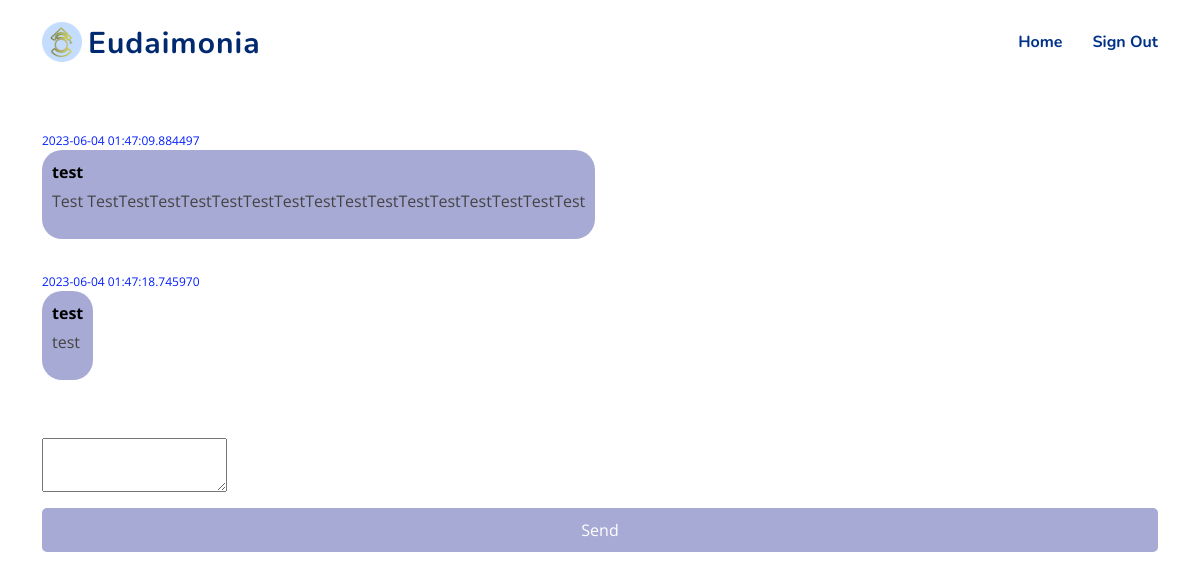
The app's page /community (signed in), older data.
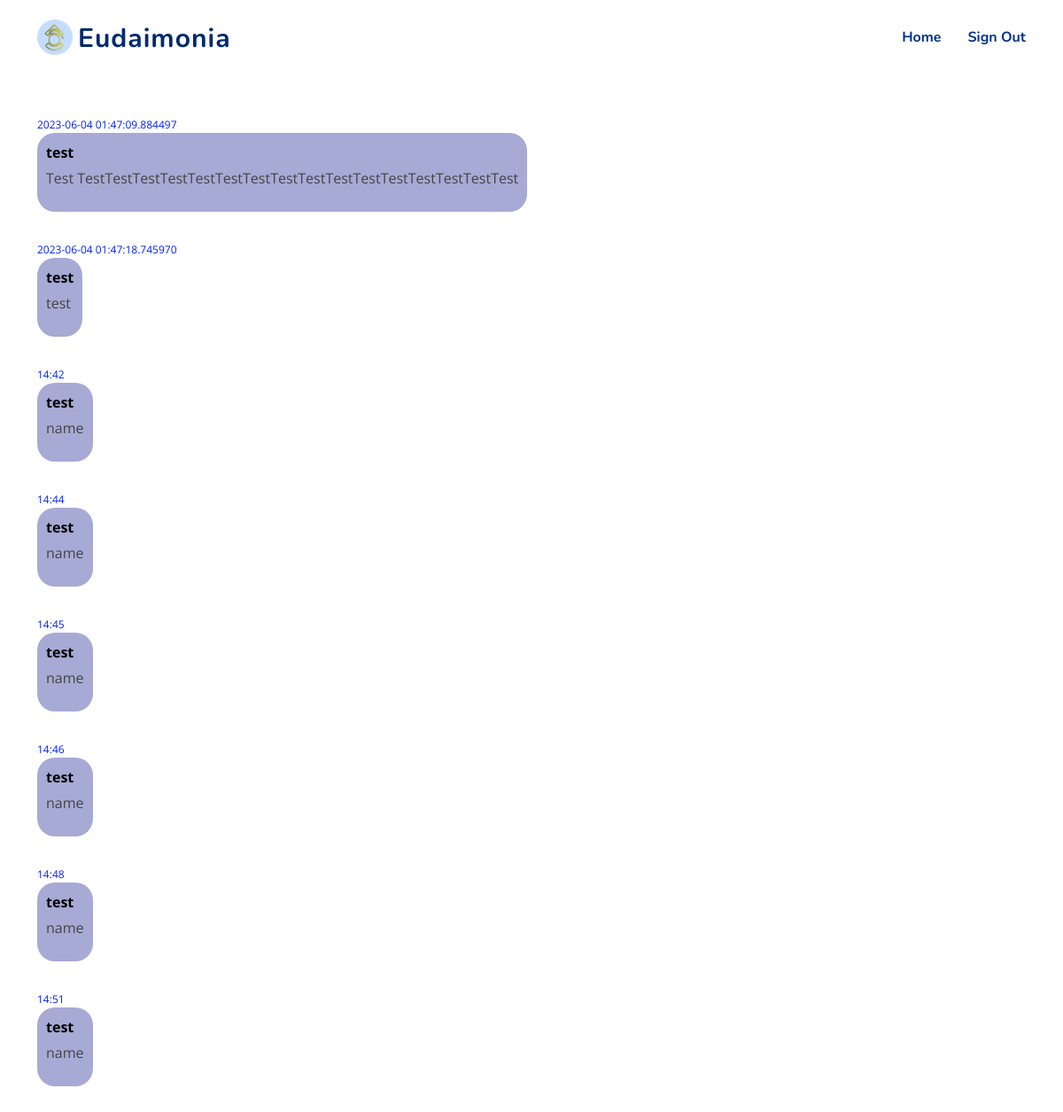
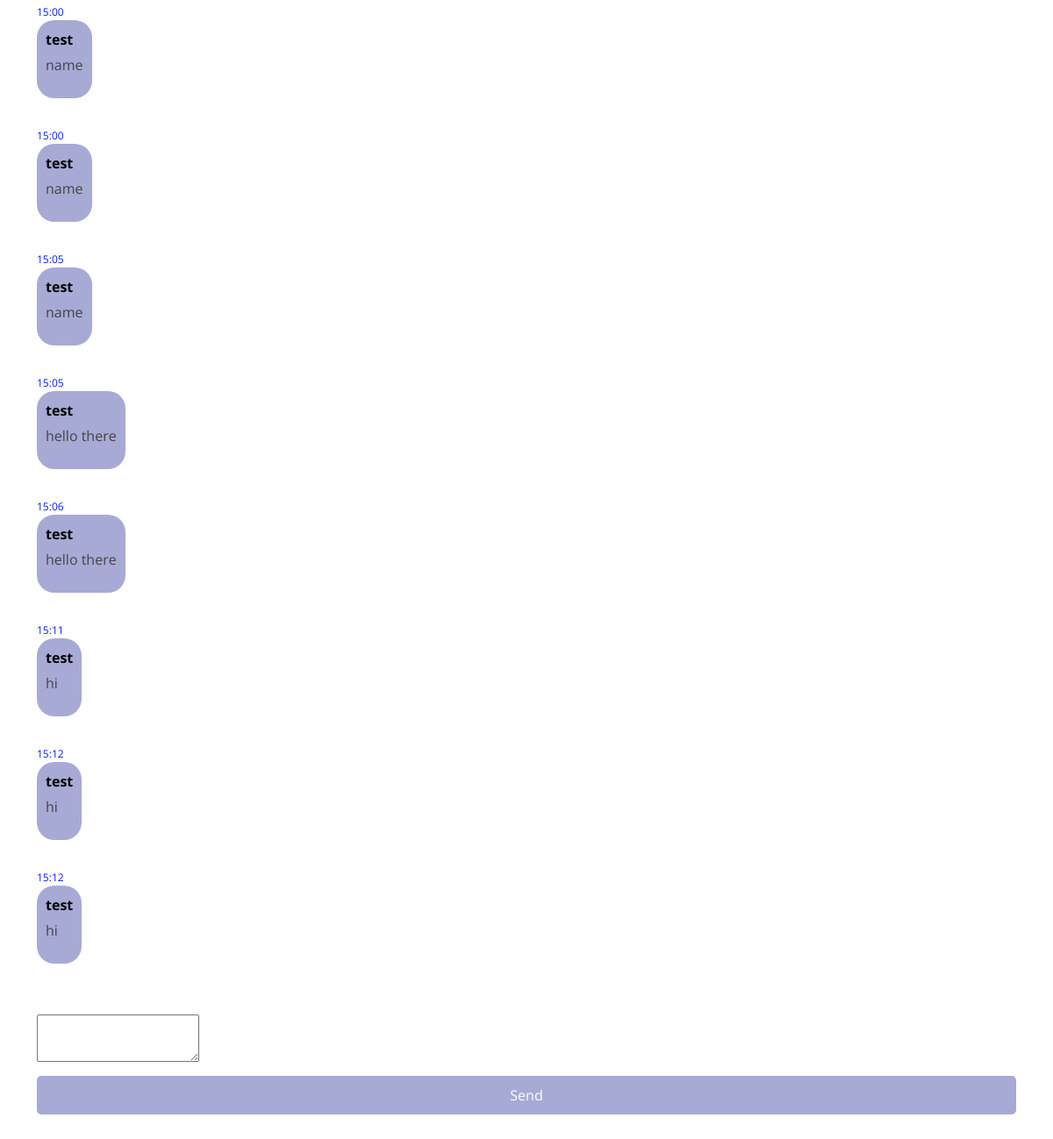
The same page, newer data (2 pictures, top to bottom).
### tables this page shows
CREATE TABLE community_chat (
  id INTEGER PRIMARY KEY AUTOINCREMENT,
  username Text,
  content TEXT,
  notification_enabled INTEGER,
  timestamp DATETIME
);

### app.py (the view, shortened to what this page needs)
@app.route('/community', methods=['GET', 'POST'])
def group_chat():
    if g.user is None:
        return redirect(url_for('signin'))
    user_id = session['user_id']
    user = get_user(user_id)
    if user is None:
        return redirect(url_for('signin'))
    visited = "You visited the community group chat"
    record_usage_history(user_id, visited)
    query = "SELECT * FROM community_chat"
    messages = db_query(query, ())
    return render_template('community.html', messages=messages)

### app.py (called while the page is built)
def get_user(user_id):
    query = "SELECT id, email, first_name, last_name, username, gender, university_name, password_hash, notification_enabled, privacy_enabled FROM users WHERE id = ?"
    args = (user_id,)
    row = db_query(query, args)
    if not row:
        return None
    return {
        'id': row[0][0], 'email': row[0][1], 'first_name': row[0][2], 'last_name': row[0][3], 'username': row[0][4], 'gender': row[0][5], 'university_name': row[0][6], 'password': row[0][7], 'notification_enabled': bool(row[0][8]), 'privacy_enabled': bool(row[0][9])
    }

@app.before_request
def load_user():
    user_id = session.get('user_id')
    if user_id is not None:
        g.user = get_user(user_id)
    else:
        g.user = None

def get_db():
    db = getattr(g, '_database', None)
    if db is None:
        db = g._database = sqlite3.connect(DATABASE_FILE)
        db.row_factory = sqlite3.Row
    return db

@app.teardown_appcontext
def close_connection(exception):
    db = getattr(g, '_database', None)
    if db is not None:
        db.close()

def db_query(query, args=None):
    cur = get_db().execute(query, args or ())
    rv = cur.fetchall()
    cur.close()
    return rv

def record_usage_history(user_id, route):
    date = datetime.datetime.now()
    timestamp = date.strftime('%Y-%m-%d %H:%M')
    query = "INSERT INTO usage_history (user_id, route, timestamp) VALUES (?, ?, ?)"
    args = (user_id, route, timestamp)
    db_connection = get_db()
    cur = db_connection.cursor()
    cur.execute(query, args)
    db_connection.commit()

### templates/community.html (shortened to what this page needs)
{% extends 'user_base.html' %}
{% block content %}
        <link
        href="{{ url_for('static', filename='assets/css/community.css') }}"
        rel="stylesheet"
      />
    <br><br><br>
    <main id="main">
        <section id="services" class="values">
            <div class="container">
                <div class="row gy-4">
                    {% for message in messages %}
                        <div class="message-container {% if message['is_current_user'] %}current-user{% endif %}">
                            <p class="timestamp">{{ message['timestamp'] }}</p>
                            <div class="message-content {% if message['is_current_user'] %}current-user{% endif %}">
                                <p class="sender-name">{{ message['username'] }}</p>
                                <p>{{ message['content'] }}</p>
                            </div>
                        </div>
                    {% endfor %}
                    <form id="chat_form" action="/community" method="POST">
                      <textarea id="message-input" name="message" required></textarea>
                      <button type="submit" class="send-button">Send</button>
                  </form>
                </div>
            </div>
        </section>
    </main>
{% endblock %}

### templates/user_base.html (shortened to what this page needs)
<!DOCTYPE html>
<html lang="en">
  <head>
    <link
      href="{{ url_for('static', filename='assets/vendor/aos/aos.css') }}"
      rel="stylesheet"
    />
    <link
      href="{{ url_for('static', filename='assets/vendor/bootstrap/css/bootstrap.min.css') }}"
      rel="stylesheet"
    />
    <link
      href="{{ url_for('static', filename='assets/vendor/bootstrap-icons/bootstrap-icons.css') }}"
      rel="stylesheet"
    />
    <link
      href="{{ url_for('static', filename='assets/vendor/glightbox/css/glightbox.min.css') }}"
      rel="stylesheet"
    />
    <link
      href="{{ url_for('static', filename='assets/vendor/remixicon/remixicon.css') }}"
      rel="stylesheet"
    />
    <link
      href="{{ url_for('static', filename='assets/vendor/swiper/swiper-bundle.min.css') }}"
      rel="stylesheet"
    />
    <link
      href="{{ url_for('static', filename='assets/css/style.css') }}"
      rel="stylesheet"
    />
  </head>
  <body>
    <header id="header" class="header fixed-top">
      <div
        class="container-fluid container-xl d-flex align-items-center justify-content-between"
      >
        <a href="/" class="logo d-flex align-items-center">
          <img src="{{url_for('static', filename='img/emblem.png')}}" alt="" />
          <span>Eudaimonia</span>
        </a>
        <nav id="navbar" class="navbar">
          <ul>
            <li><a class="nav-link" href="/home">Home</a></li>
            <li>
              <a class="nav-link" href="/signout">Sign Out</a>
            </li>
          </ul>
        </nav>
      </div>
    </header>
    <main id="main">
      {% block content %} {% endblock %}
    </main>
  </body>
</html>

### static/assets/css/style.css (style rules this page uses)
:root { scroll-behavior: smooth; }
body { font-family: "Open Sans", sans-serif; color: #444444; }
a { color: #4154f1; text-decoration: none; }
section { padding: 60px 0; overflow: hidden; }
.header { transition: all 0.5s; z-index: 997; padding: 20px 0; }
.header .logo { line-height: 0; }
.header .logo img { max-height: 40px; margin-right: 6px; }
.header .logo span { font-size: 30px; font-weight: 700; letter-spacing: 1px; color: #012970; font-family: "Nunito", sans-serif; margin-top: 3px; }
.navbar { padding: 0; }
.navbar ul { margin: 0; padding: 0; display: flex; list-style: none; align-items: center; }
.navbar li { position: relative; }
.navbar a, .navbar a:focus { display: flex; align-items: center; justify-content: space-between; padding: 10px 0 10px 30px; font-family: "Nunito", sans-serif; font-size: 16px; font-weight: 700; color: #013289; white-space: nowrap; transition: 0.3s; }

### static/assets/css/community.css (style rules this page uses)
.message-container { display: flex; flex-direction: column; align-items: flex-start; margin-bottom: 10px; }
.timestamp { font-size: 12px; color: #001eff; margin: 0; }
.message-content { background-color: #a7aad5; border-radius: 20px; padding: 10px; max-width: 70%; word-wrap: break-word; }
.sender-name { font-weight: bold; margin-bottom: 5px; color: black; }
.send-button { display: block; width: 100%; padding: 10px; background-color: #a7aad5; color: #fff; border: none; border-radius: 5px; font-size: 16px; cursor: pointer; margin-top: 10px; }

Row changes from the older to the newer data that the page shows:
added community_chat: timestamp "14:42", username "test", content "name"
added community_chat: timestamp "14:44", username "test", content "name"
added community_chat: timestamp "14:45", username "test", content "name"
added community_chat: timestamp "14:46", username "test", content "name"
added community_chat: timestamp "14:48", username "test", content "name"
added community_chat: timestamp "14:51", username "test", content "name"
added community_chat: timestamp "15:00", username "test", content "name"
added community_chat: timestamp "15:00", username "test", content "name"
added community_chat: timestamp "15:05", username "test", content "name"
added community_chat: timestamp "15:05", username "test", content "hello there"
added community_chat: timestamp "15:06", username "test", content "hello there"
added community_chat: timestamp "15:11", username "test", content "hi"
added community_chat: timestamp "15:12", username "test", content "hi"
added community_chat: timestamp "15:12", username "test", content "hi"
